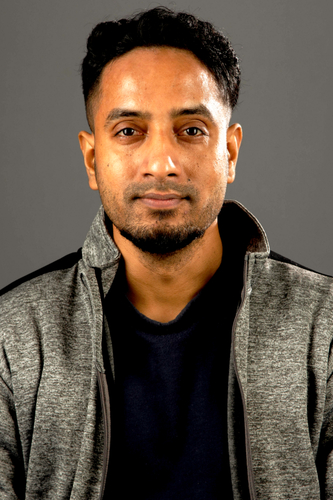
#> input picture sad64.jpg, 333 x 500 px, found by its file name
$ python opencv_flip.py
#> lines starting #> are read from the running program, lines starting #| are printed output that depends on the picture
# USAGE
# python opencv_flip.py

# import the necessary packages
import argparse
import cv2

# construct the argument parser and parse the arguments
ap = argparse.ArgumentParser()
ap.add_argument("-i", "--image", type=str, default="sad64.jpg",
	help="path to the input image")
args = vars(ap.parse_args())

# load the original input image and display it to our screen
image = cv2.imread(args["image"])
#> image is the input picture: shape (500, 333, 3); mean B, G, R 69.5, 83.2, 98.1
cv2.imshow("Original", image)

# flip the image horizontally
print("[INFO] flipping image horizontally...")
flipped = cv2.flip(image, 1)
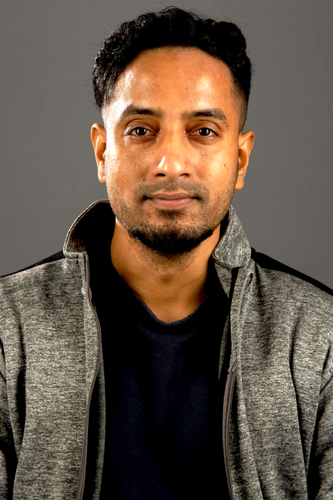
#> flipped: shape (500, 333, 3); mean B, G, R 69.5, 83.2, 98.1
cv2.imshow("Flipped Horizontally", flipped)

# flip the image vertically
flipped = cv2.flip(image, 0)
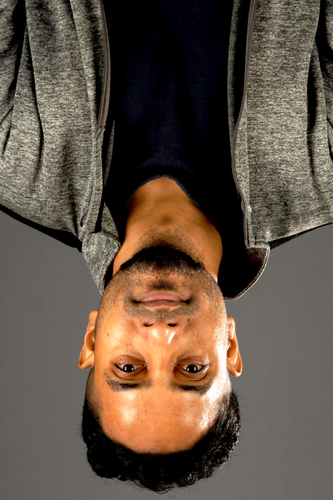
#> flipped: shape (500, 333, 3); mean B, G, R 69.5, 83.2, 98.1
print("[INFO] flipping image vertically...")
cv2.imshow("Flipped Vertically", flipped)

# flip the image along both axes
flipped = cv2.flip(image, -1)
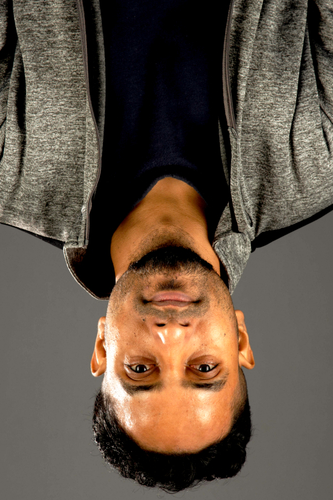
#> flipped: shape (500, 333, 3); mean B, G, R 69.5, 83.2, 98.1
print("[INFO] flipping image horizontally and vertically...")
cv2.imshow("Flipped Horizontally & Vertically", flipped)
cv2.waitKey(0)
